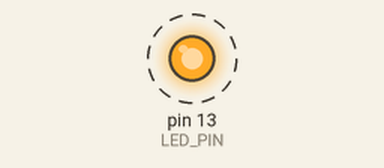
A sketch run on a simulated Arduino Uno, built with avr-gcc and run on an emulated ATmega328P. On the bench: output pins drawn as LEDs (lit = HIGH). Dashed ring = blinking.

Above: at 0.5 s.
Timing chart, 0 to 4.6 s (numbered marks = the images above):
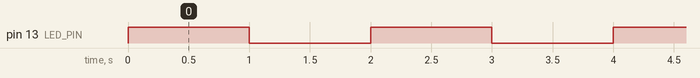

Measured:
- by itself, pin 13 (LED_PIN): alternates HIGH for 1.0 s and LOW for 1.0 s

The sketch:

Arduino_LED_Blinking.ino
```cpp
// Arduino LED Blinking - Project Management Activity 2
// Author: Raju Pisal

const int LED_PIN = LED_BUILTIN;
const unsigned long ON_TIME = 1000;
const unsigned long OFF_TIME = 1000;

void setup() {
  pinMode(LED_PIN, OUTPUT);
}

void loop() {
  digitalWrite(LED_PIN, HIGH);
  delay(ON_TIME);
  digitalWrite(LED_PIN, LOW);
  delay(OFF_TIME);
}
```
